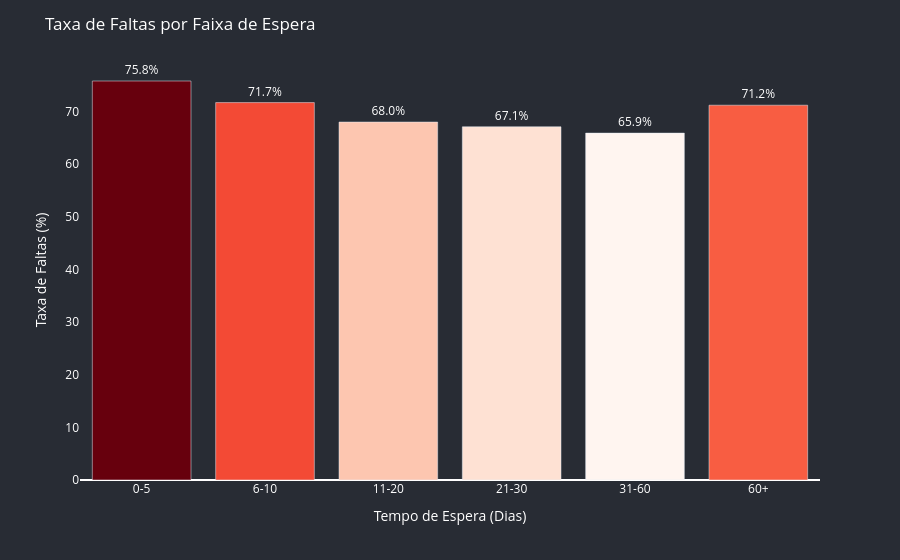

Notebook source saved alongside this figure:
### Markdown cell above
##### Tempo de espera influencia?

### Code cell
df['Waiting_Time'] = (df['AppointmentDay'] - df['ScheduledDay']).dt.days 

df['Waiting_Range'] = pd.cut(df['Waiting_Time'],
    bins=[0, 5, 10, 20, 30, 60, 180],
    labels=['0-5', '6-10', '11-20', '21-30', '31-60', '60+']
)

espera_pct = (pd.crosstab(df['Waiting_Range'], df['No-show'], normalize='index') * 100).round(1)

graf8 = px.bar(
    espera_pct.reset_index(),
    x='Waiting_Range',
    y='Não',
    labels={"Waiting_Range": "Faixa_Etária"},
    text='Não',
    color='Não',
    color_continuous_scale='Reds'
)

graf8.update_traces(
    texttemplate='%{y:.1f}%',
    textposition='outside'
)

graf8.update_layout(
    title='Taxa de Faltas por Faixa de Espera',
    paper_bgcolor='#282C34',
    plot_bgcolor='#282C34',
    font_color='white',
    xaxis=dict(
        title='Tempo de Espera (Dias)',
        showgrid=False
    ),
    yaxis=dict(
        title='Taxa de Faltas (%)',
        showgrid=False
    ),
    coloraxis_showscale=False
)

graf8.show()

### Figure 1 — Plotly figure (JSON) as saved in the notebook; plotly's stock layout.template omitted (floating-point values rounded to 4 significant figures)
{"data": [{"hovertemplate": "Faixa_Etária=%{x}<br>Não=%{marker.color}<extra></extra>", "legendgroup": "", "marker": {"color": [75.8, 71.7, 68.0, 67.1, 65.9, 71.2], "coloraxis": "coloraxis", "pattern": {"shape": ""}}, "name": "", "orientation": "v", "showlegend": false, "text": [75.8, 71.7, 68.0, 67.1, 65.9, 71.2], "textposition": "outside", "texttemplate": "%{y:.1f}%", "type": "bar", "x": ["0-5", "6-10", "11-20", "21-30", "31-60", "60+"], "xaxis": "x", "y": [75.8, 71.7, 68.0, 67.1, 65.9, 71.2], "yaxis": "y"}], "layout": {"barmode": "relative", "coloraxis": {"colorbar": {"title": {"text": "Não"}}, "colorscale": [[0, "rgb(255,245,240)"], [0.125, "rgb(254,224,210)"], [0.25, "rgb(252,187,161)"], [0.375, "rgb(252,146,114)"], [0.5, "rgb(251,106,74)"], [0.625, "rgb(239,59,44)"], [0.75, "rgb(203,24,29)"], [0.875, "rgb(165,15,21)"], [1, "rgb(103,0,13)"]], "showscale": false}, "font": {"color": "white"}, "legend": {"tracegroupgap": 0}, "margin": {"t": 60}, "paper_bgcolor": "#282C34", "plot_bgcolor": "#282C34", "title": {"text": "Taxa de Faltas por Faixa de Espera"}, "xaxis": {"anchor": "y", "domain": [0, 1], "showgrid": false, "title": {"text": "Tempo de Espera (Dias)"}}, "yaxis": {"anchor": "x", "domain": [0, 1], "showgrid": false, "title": {"text": "Taxa de Faltas (%)"}}}}
